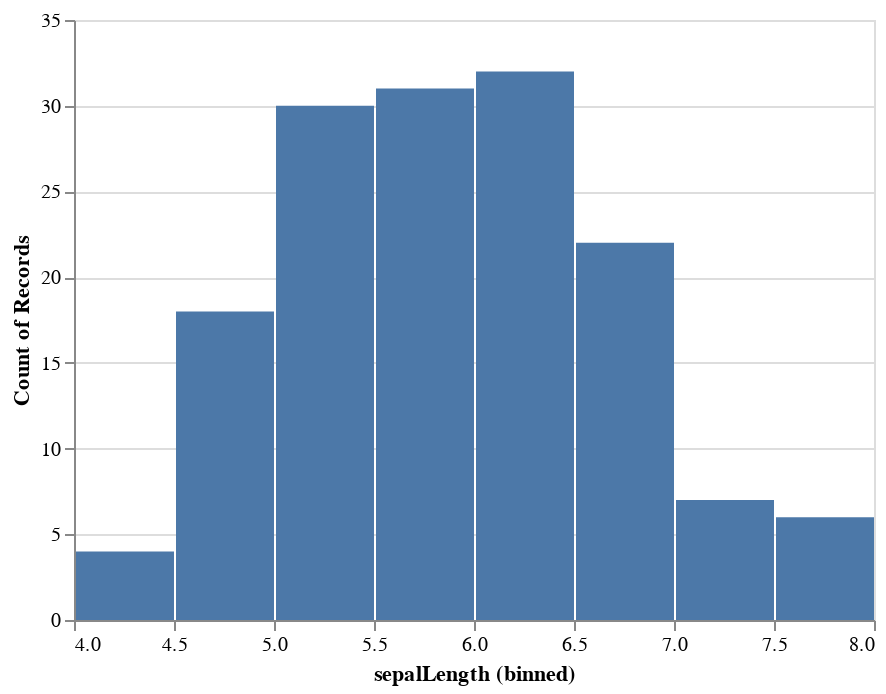

The cell this chart's notebook holds for it:
### Code cell
chart2

### Figure 1 — Vega-Lite specification as saved in the notebook (floating-point values rounded to 4 significant figures; data arrays with more than 128 entries replaced by an {"elided": "..."} marker saying what was removed)
{"config": {"view": {"continuousWidth": 400, "continuousHeight": 300}}, "data": {"name": "data-a264acbd6e539a8b3afc0cb5f240fb57"}, "mark": "bar", "encoding": {"x": {"type": "quantitative", "bin": {}, "field": "sepalLength"}, "y": {"type": "quantitative", "aggregate": "count"}}, "$schema": "https://vega.github.io/schema/vega-lite/v4.8.1.json", "datasets": {"data-a264acbd6e539a8b3afc0cb5f240fb57": {"elided": "150 records"}}}
